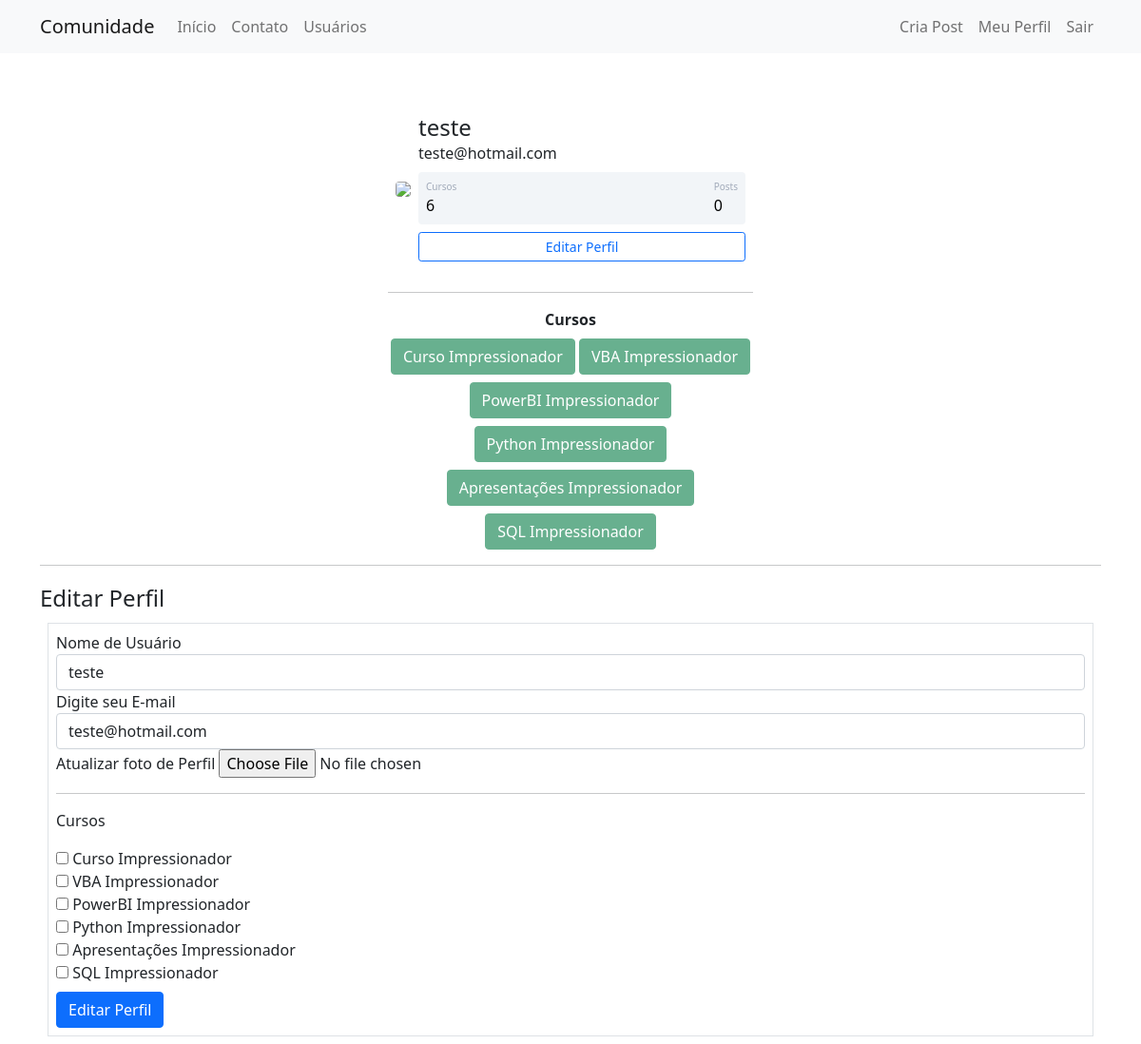
Screenshot of /perfil/editar (signed in) with the database file from the repository.
### comunidadeimpressionadora/model.py (models this page shows)
class Usuario(database.Model, UserMixin):
    id = database.Column(database.Integer, primary_key=True)
    username = database.Column(database.String, nullable=False)
    email = database.Column(database.String, nullable=False, unique=True)
    senha = database.Column(database.String, nullable=False)
    foto_perfil = database.Column(database.String, default='default.jpg')
    post = database.relationship('Post', backref='autor', lazy=True)
    cursos = database.Column(database.String, default='usuario não informado', nullable=False)

### comunidadeimpressionadora/routes.py (the view)
@app.route('/perfil/editar', methods=['GET', 'POST'])
@login_required
def editar_perfil():
    form = FomrEditarPerfil()
    if form.validate_on_submit():
        current_user.email = form.email.data
        current_user.username = form.username.data
        if form.foto_perfil.data:
            nome_imagem = salvar_iamgem(form.foto_perfil.data)
            current_user.foto_perfil = nome_imagem
        current_user.cursos = atualizar_cursos(form)
        database.session.commit()
        flash('Perfil atualizado com sucesso', 'alert-success')
        return redirect(url_for('perfil'))
    elif request.method == 'GET':
        form.email.data = current_user.email
        form.username.data = current_user.username
    foto_perfil = url_for('static', filename='fotos_perfil/{}'.format(current_user.foto_perfil))
    return render_template('editarperfil.html', foto_perfil=foto_perfil, form=form)

### comunidadeimpressionadora/forms.py (shortened to what this page needs)
class FomrEditarPerfil(FlaskForm):
    username = StringField(' Nome de Usuário', validators=[DataRequired()])
    email = StringField('Digite seu E-mail', validators=[DataRequired(), Email()])
    foto_perfil = FileField('Atualizar foto de Perfil', validators=[FileAllowed(['jpg', 'png'])])
    curso_excel = BooleanField('Curso Impressionador')
    curso_vba = BooleanField('VBA Impressionador')
    curso_poerbi = BooleanField('PowerBI Impressionador')
    curso_python = BooleanField('Python Impressionador')
    curso_ppt = BooleanField('Apresentações Impressionador')
    curso_sql = BooleanField('SQL Impressionador')
    botao_submit_editarperfil = SubmitField('Editar Perfil')

### comunidadeimpressionadora/model.py (called while the page is built)
@login_manager.user_loader
def load_usuario(id_usuario):
    return Usuario.query.get(int(id_usuario))

### comunidadeimpressionadora/templates/editarperfil.html (shortened to what this page needs)
{%extends'perfil.html'%}
{% block form_editar_perfil%}
<div class="container">
    <hr>
    <div class="row">
        <div class="col">
            <legend>Editar Perfil</legend>
            <form method="POST" action="" class="border m-2 p-2" enctype="multipart/form-data">
                <fieldset>
                    <div class="form-group">
                        {{form.username.label (class='form-control-label')}}
                        {%if form.username.errors%}
                        {{form.username (class='form-control is-invalid')}}
                        <div class="invalid-feedback">
                            {% for erro in form.username.errors%}
                            {{erro}}
                            {%endfor%}
                        </div>
                        {%else%}
                        {{form.username (class='form-control')}}
                        {%endif%}
                        <div class="form-group">
                            {{form.email.label (class='form-control-label')}}
                            {%if form.email.errors%}
                            {{form.email (class='form-control is-invalid')}}
                            <div class="invalid-feedback">
                                {% for erro in form.email.errors%}
                                {{erro}}
                                {%endfor%}
                            </div>
                            {%else%}
                            {{form.email (class='form-control')}}
                            {%endif%}
                        </div>
                        <div class="form-group">
                            {{ form.foto_perfil.label }}
                            {{ form.foto_perfil (class= 'form-control-file') }}
                        </div>
                        <hr>
                        <p>Cursos</p>
                        {%for campo in form%}
                        {% if 'curso_' in campo.name%}
                        <div class="form-group">
                            {{campo }}
                            {{campo.label (class='form-control-label')}}
                        </div>
                        {%endif%}
                        {%endfor%}
                    </div>
                </fieldset>
                {{form.botao_submit_editarperfil (class='btn btn-primary mt-2')}}
            </form>
        </div>
    </div>
</div>
{% endblock %}

### comunidadeimpressionadora/templates/perfil.html
{%extends'base.html'%}
{% block body%}
<div class="container mt-5 d-flex justify-content-center">
    <div class="card p-3">
        <div class="d-flex align-items-center">
            <div class="image pe-2"><img src="{{ foto_perfil }}" class="rounded" width="200"></div>
            <div class="ml-3 w-100">
                <h4 class="mb-0 mt-0">{{current_user.username}}</h4> <span>{{current_user.email}}</span>
                <div class="p-2 mt-2 bg-primary d-flex justify-content-between rounded text-white stats">
                    {%if 'não informado' in current_user.cursos %}
                    <div class="d-flex flex-column"><span class="articles">Cursos</span> <span class="number1">0</span>
                    </div>
                    {%else%}
                    <div class="d-flex flex-column"><span class="articles">Cursos</span> <span class="number1">{{ current_user.cursos.count (';') + 1 }}</span>
                    </div>
                    {%endif%}
                    <div class="d-flex flex-column"><span class="rating">Posts</span> <span class="number2">0</span>
                    </div>
                </div>
                <div class="button mt-2 d-flex flex-row align-items-center">
                    <a class='w-100' href="{{ url_for('editar_perfil') }}">
                        <button class="btn btn-sm btn-outline-primary w-100">Editar Perfil</button>
                    </a></div>
            </div>
        </div>
    </div>
</div>
<div class="row justify-content-center">
    <div class="col col-4" style="text-align:center">
        <hr>
        <strong>Cursos</strong><br>
        {%for curso in current_user.cursos.split(';')%}
        <button type="button " class="btn btn-success mt-2" disabled>{{curso}}</button>
        {%endfor%}
    </div>
</div>
{%block form_editar_perfil%}
{%endblock%}
{%endblock%}

### comunidadeimpressionadora/static/main.css (style rules this page uses)
.card { width: 400px; border: none; border-radius: 10px; background-color: #fff }
.stats { background: #f2f5f8 !important; color: #000 !important }
.articles { font-size: 10px; color: #a1aab9 }
.number1 { font-weight: 500 }
.number2 { font-weight: 500 }
.rating { font-size: 10px; color: #a1aab9 }

### rows the page displays
Usuario: username "teste", email "teste@hotmail.com", cursos "6"

### other values shown
{{ curso }} "Curso Impressionador" "VBA Impressionador" "PowerBI Impressionador" "Python Impressionador" "Apresentações Impressionador" "SQL Impressionador"
{{ campo.label (class='form-control-label') }} "Curso Impressionador" "VBA Impressionador" "PowerBI Impressionador" "Python Impressionador" "Apresentações Impressionador" "SQL Impressionador"
